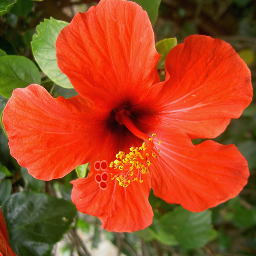
#> input picture image_et_filtre/TD3/AAA.png, 256 x 256 px
$ jupyter execute --allow-errors template_TD1.ipynb   (shell and % lines are left out)
#> lines starting #> are read from the running program, lines starting #| are printed output that depends on the picture; after the words box and inside, x2 and y2 are one past the last pixel; in counts of white or black regions, pixels touching at a corner belong together
Echantillonage 2D
========
TP1 séance 2-3
========
--------
Combal Quentin

Cocogne Romain

[cell 1]
import numpy as np
import matplotlib.pyplot as plt
import cv2

 1) Programmez la decimation:

   Faire une fonction pour la decimation.

   Appliquer la fonction de decimation et montrer les images avant et apres decimation.

décimation: on sous-échantillonne l'image.

[cell 2]
#input: img tableau d'entiers correspondant a une image, dec facteur de decimation
#output: tableau d'entiers correspondant à l'image d'origine sous-echantillonnee
def decimation (img, dec):
    return img[1:img.shape[0]:dec,1:img.shape[1]:dec]

On test la fonction avec plusieur images. on observe bien le résultat attendu. C'est à dire une baisse de résolution des images et des pertes d'information.

[cell 3]
#input: img_name nom du fichier image
#ouput: sur sortie standard, images avec different degres de decimation
def test_decim(img_name):
#> called with img_name = 'AAA.png'
    img = cv2.imread(img_name)
#> img is the input picture: shape (256, 256, 3); mean B, G, R 32.6, 71.7, 166.1
    plt.figure(1)
    plt.imshow(cv2.cvtColor(img, cv2.COLOR_BGR2RGB))
    plt.title('image originale'), plt.xticks([]), plt.yticks([])
    for i in range(2,5):
        plt.figure(i)
        plt.imshow(cv2.cvtColor(decimation(img,pow(2,i)), cv2.COLOR_BGR2RGB))
        plt.title('decimation de facteur '+str(pow(2,i))), plt.xticks([]), plt.yticks([])
    plt.show()
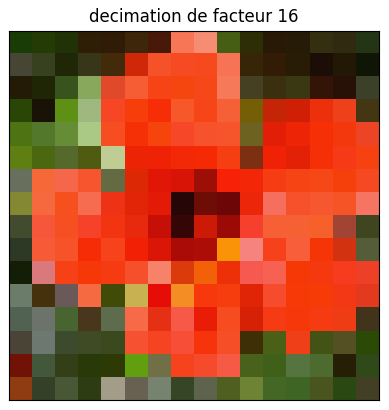
#> figure drawn by matplotlib, 1 panel

[cell 4]
test_decim('AAA.png')

[cell 5]
test_decim('imageCercles.png')
#> call 2 of test_decim, with img_name = 'imageCercles.png'
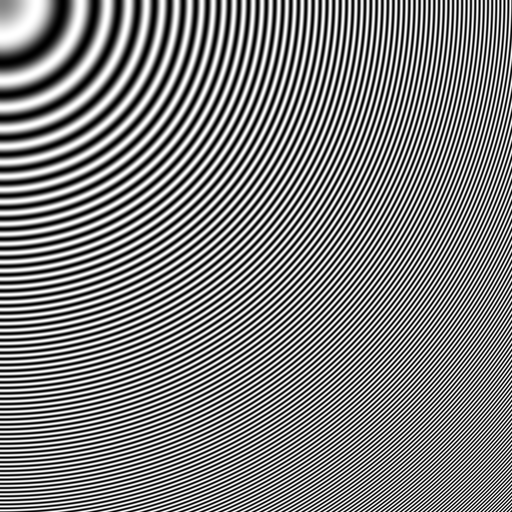
#> input picture image_et_filtre/TD3/imageCercles.png, 512 x 512 px
#> in test_decim, img is the input picture: shape (512, 512, 3); min 0, max 255, mean 127.8

[cell 6]
test_decim('imageSinus.png')
#> call 3 of test_decim, with img_name = 'imageSinus.png'
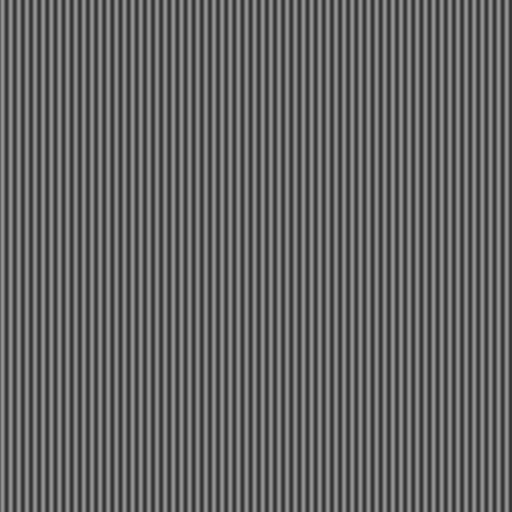
#> input picture image_et_filtre/TD3/imageSinus.png, 512 x 512 px
#> in test_decim, img is the input picture: shape (512, 512, 3); min 50, max 150, mean 100
#> in test_decim (call 3), `plt.show()`:
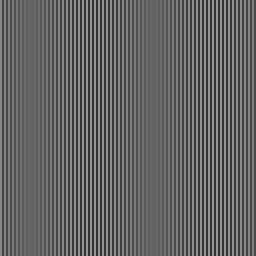
#> shown: shape (128, 128, 3) (shown 2 times larger); min 50, max 150, mean 100
#> in test_decim (call 3), `plt.show()`:
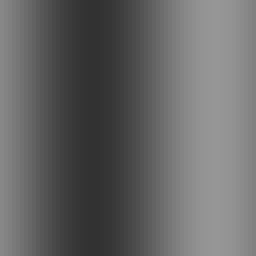
#> shown: shape (64, 64, 3) (shown 4 times larger); min 50, max 150, mean 101.3

2) Examinez le contenu de l’image du sinus avant et après décimation dans le domaine spectral. Indiquez
le phénomène en termes mathématiques.

[cell 7]
#input: le facteur de decimation
#output: sur la sortie standard, le decimee et son spectre frequentiel
def spectre (img,dec,dim=1):
    #img = cv2.imread(img,0)
    img=decimation(img,dec)
    f = np.fft.fft2(img)
    fshift = np.fft.fftshift(f)
    magnitude_spectrum = 20*np.log(np.abs(fshift+1e-8))
    if(dim==1):
        plt.figure(1),plt.imshow(img, cmap = 'gray')
        plt.title('image de base'), plt.xticks([]), plt.yticks([])
        plt.figure(2),plt.plot(magnitude_spectrum[int(magnitude_spectrum.shape[1]/2)])
        plt.title('spectre')
        plt.show()
    elif(dim==2):
        plt.figure(1),plt.imshow(img, cmap = 'gray')
        plt.title('image de base'), plt.xticks([]), plt.yticks([])
        plt.figure(2),plt.imshow(magnitude_spectrum,cmap='gray')
        plt.title('spectre')
        plt.show()

On observe bien le spectre du sinus. On voit la composante continue en 0 et les deux dirac en environ +/- 100Hz.

[cell 8]
img_sin=img = cv2.imread('imageSinus.png',0)
#> img_sin: shape (512, 512); min 50, max 150, mean 100
spectre(img_sin,1)

On remarque qu'ici les fréquences des dirac sont différentes (environ +/-60Hz). De plus les amplitudes des dirac sont modifiées. On observe donc le phénomène de repliement.

[cell 9]
spectre(img_sin,4)

Ici les dirac caractéristiques du sinus ont disparu, on ne voit que la composante continue. Il semble donc que tous les dirac sont confondus. Le phénomène de repliement est bien mis en évidence

[cell 10]
spectre(img_sin,8)

On observe de nouveau les 3 dirac distinctement. Cela confirme qu'ils étaient confondus sur le spectre précédent.

[cell 11]
spectre(img_sin,9)
#> call 4 of spectre, with dec = 9, dim = 1
#> in spectre (call 4), `plt.show()`:
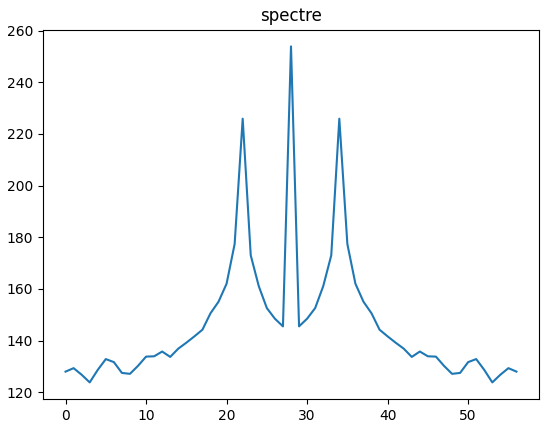
#> figure drawn by matplotlib, 1 panel; curve peaks at x = 28, y = 253.9

3). Proposez un filtre naïf dans le domaine spectral pour éviter le phénomène observé.

[cell 12]
def filtre_pb(img):
    f = np.fft.fft2(img)
    fshift = np.fft.fftshift(f)
    H=np.zeros(fshift.shape)
    r=150
    for i in range(H.shape[0]):
        for j in range(H.shape[1]):
            if((H.shape[0]/2-i)*(H.shape[0]/2-i)+(H.shape[1]/2-j)*(H.shape[1]/2-j)<=r*r):
                H[i,j]=1
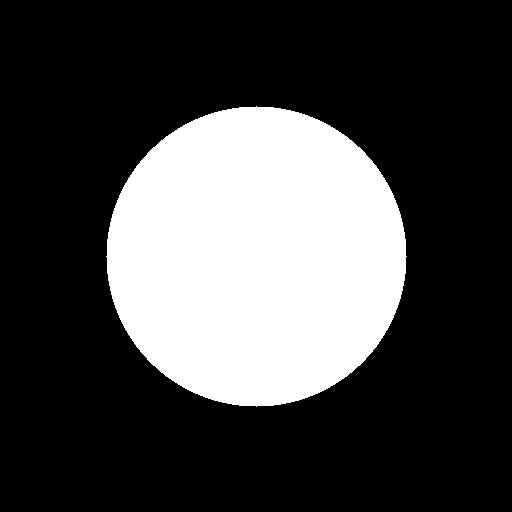
#> H: shape (512, 512) float64; values 0 (black) and 1 (white), 27% white; 1 white region, box (x1, y1, x2, y2) and area: (106, 106, 407, 407) 70681
    fshift*=H
    #img=np.abs(np.fft.ifft2(fshift))
    magnitude_spectrum = 20*np.log(np.abs(fshift+1e-8))
#> magnitude_spectrum: shape (512, 512) float64
    plt.figure(1),plt.imshow(img, cmap = 'gray')
    plt.title('image de base'), plt.xticks([]), plt.yticks([])
    plt.figure(2),plt.imshow(magnitude_spectrum,cmap='gray')
    plt.title('spectre')
    plt.show()
    return img


def filtre_pb_spectre (img):
    f = np.fft.fft2(img)
    fshift = np.fft.fftshift(f)
    H=np.zeros(fshift.shape)
    a=int(H.shape[0]/2-150); b=int(H.shape[0]/2+151)
    H[a:b,a:b]=1
    fshift*=H
    return fshift
def aff_spectre(sp):
    magnitude_spectrum = 20*np.log(np.abs(sp+1e-8))
    img=np.abs(np.fft.ifft2(sp))
    plt.figure(1),plt.imshow(img, cmap = 'gray')
    plt.title('image de base'), plt.xticks([]), plt.yticks([])
    plt.figure(2),plt.imshow(magnitude_spectrum,cmap='gray')
    plt.title('spectre')
    plt.show()

[cell 13]
img_cercle=cv2.imread('imageCercles.png',0)
filtre_pb(img_cercle)

[cell 14]
spectre(img_cercle,1,2)
#> in decimation (call 14), `return img[1:img.shape[0]:dec,1:img.shape[1]:dec]`:
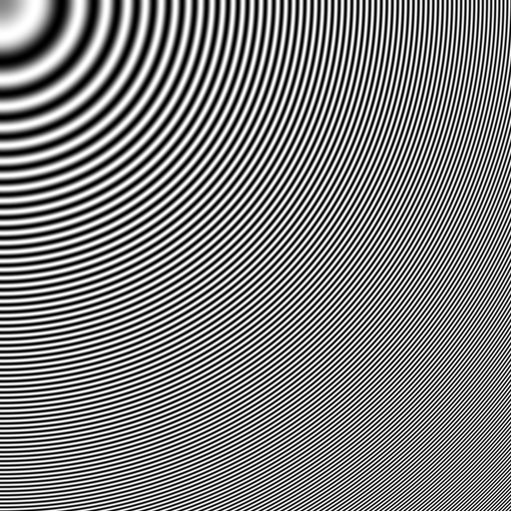
#> returned value: shape (511, 511); min 0, max 255, mean 127.8
#> in spectre (call 5), `magnitude_spectrum = 20*np.log(np.abs(fshift+1e-8))`:
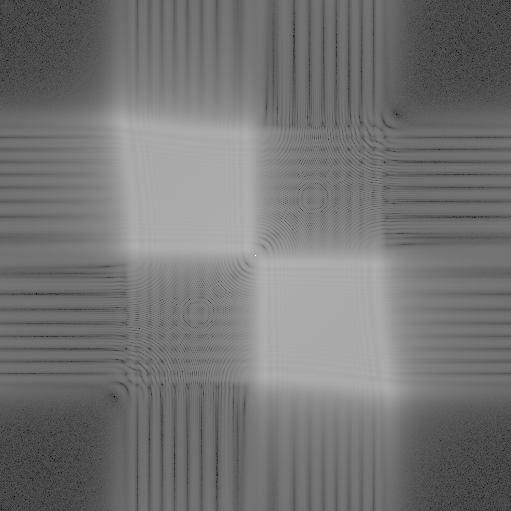
#> magnitude_spectrum: shape (511, 511) float64; min 9.61, max 346.5, mean 163.6; drawn with min black and max white

[cell 15]
spectre(img_cercle,10,2)
#> in spectre (call 6), `magnitude_spectrum = 20*np.log(np.abs(fshift+1e-8))`:
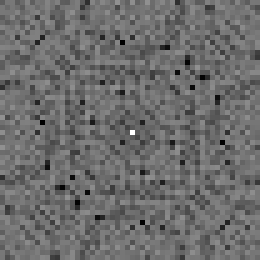
#> magnitude_spectrum: shape (52, 52) float64 (shown 5 times larger); min 95.56, max 255.4, mean 163.6; drawn with min black and max white
spectre(filtre_pb(img_cercle),10,2)
